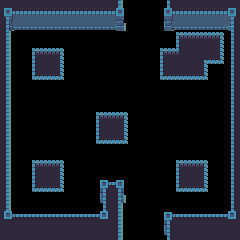

A 2D game scene composited from a Tiled map and its tileset images. What follows is a short description and the map's XML, with every tile layer's data as written:
An orthogonal 15x15 tile map with 16x16 px tiles, 1 tile layer (Tiles) and 16 objects (8x pebbles, 3x statue_b, 2x link, spikes, lever, ...).

<map version="1.0" orientation="orthogonal" width="15" height="15" tilewidth="16" tileheight="16">
 <tileset firstgid="1" name="tiles" tilewidth="16" tileheight="16">
  <image source="../../tilesets/tiles.png" width="96" height="144" />
 </tileset>
 <layer name="Tiles" width="15" height="15">
  <data>
   <tile gid="4" />
   <tile gid="5" />
   <tile gid="5" />
   <tile gid="5" />
   <tile gid="5" />
   <tile gid="5" />
   <tile gid="5" />
   <tile gid="46" />
   <tile gid="0" />
   <tile gid="0" />
   <tile gid="45" />
   <tile gid="5" />
   <tile gid="5" />
   <tile gid="5" />
   <tile gid="6" />
   <tile gid="10" />
   <tile gid="11" />
   <tile gid="11" />
   <tile gid="11" />
   <tile gid="11" />
   <tile gid="11" />
   <tile gid="11" />
   <tile gid="52" />
   <tile gid="0" />
   <tile gid="0" />
   <tile gid="51" />
   <tile gid="11" />
   <tile gid="11" />
   <tile gid="11" />
   <tile gid="12" />
   <tile gid="16" />
   <tile gid="0" />
   <tile gid="0" />
   <tile gid="0" />
   <tile gid="0" />
   <tile gid="0" />
   <tile gid="0" />
   <tile gid="0" />
   <tile gid="0" />
   <tile gid="0" />
   <tile gid="0" />
   <tile gid="1" />
   <tile gid="2" />
   <tile gid="3" />
   <tile gid="18" />
   <tile gid="16" />
   <tile gid="0" />
   <tile gid="1" />
   <tile gid="3" />
   <tile gid="0" />
   <tile gid="0" />
   <tile gid="0" />
   <tile gid="0" />
   <tile gid="0" />
   <tile gid="0" />
   <tile gid="1" />
   <tile gid="26" />
   <tile gid="19" />
   <tile gid="15" />
   <tile gid="18" />
   <tile gid="16" />
   <tile gid="0" />
   <tile gid="13" />
   <tile gid="15" />
   <tile gid="0" />
   <tile gid="0" />
   <tile gid="0" />
   <tile gid="0" />
   <tile gid="0" />
   <tile gid="0" />
   <tile gid="13" />
   <tile gid="14" />
   <tile gid="15" />
   <tile gid="0" />
   <tile gid="18" />
   <tile gid="16" />
   <tile gid="0" />
   <tile gid="0" />
   <tile gid="0" />
   <tile gid="0" />
   <tile gid="0" />
   <tile gid="0" />
   <tile gid="0" />
   <tile gid="0" />
   <tile gid="0" />
   <tile gid="0" />
   <tile gid="0" />
   <tile gid="0" />
   <tile gid="0" />
   <tile gid="18" />
   <tile gid="16" />
   <tile gid="0" />
   <tile gid="0" />
   <tile gid="0" />
   <tile gid="0" />
   <tile gid="0" />
   <tile gid="0" />
   <tile gid="0" />
   <tile gid="0" />
   <tile gid="0" />
   <tile gid="0" />
   <tile gid="0" />
   <tile gid="0" />
   <tile gid="0" />
   <tile gid="18" />
   <tile gid="16" />
   <tile gid="0" />
   <tile gid="0" />
   <tile gid="0" />
   <tile gid="0" />
   <tile gid="0" />
   <tile gid="1" />
   <tile gid="3" />
   <tile gid="0" />
   <tile gid="0" />
   <tile gid="0" />
   <tile gid="0" />
   <tile gid="0" />
   <tile gid="0" />
   <tile gid="18" />
   <tile gid="16" />
   <tile gid="0" />
   <tile gid="0" />
   <tile gid="0" />
   <tile gid="0" />
   <tile gid="0" />
   <tile gid="13" />
   <tile gid="15" />
   <tile gid="0" />
   <tile gid="0" />
   <tile gid="0" />
   <tile gid="0" />
   <tile gid="0" />
   <tile gid="0" />
   <tile gid="18" />
   <tile gid="16" />
   <tile gid="0" />
   <tile gid="0" />
   <tile gid="0" />
   <tile gid="0" />
   <tile gid="0" />
   <tile gid="0" />
   <tile gid="0" />
   <tile gid="0" />
   <tile gid="0" />
   <tile gid="0" />
   <tile gid="0" />
   <tile gid="0" />
   <tile gid="0" />
   <tile gid="18" />
   <tile gid="16" />
   <tile gid="0" />
   <tile gid="1" />
   <tile gid="3" />
   <tile gid="0" />
   <tile gid="0" />
   <tile gid="0" />
   <tile gid="0" />
   <tile gid="0" />
   <tile gid="0" />
   <tile gid="0" />
   <tile gid="1" />
   <tile gid="3" />
   <tile gid="0" />
   <tile gid="18" />
   <tile gid="16" />
   <tile gid="0" />
   <tile gid="13" />
   <tile gid="15" />
   <tile gid="0" />
   <tile gid="0" />
   <tile gid="33" />
   <tile gid="34" />
   <tile gid="0" />
   <tile gid="0" />
   <tile gid="0" />
   <tile gid="13" />
   <tile gid="15" />
   <tile gid="0" />
   <tile gid="18" />
   <tile gid="16" />
   <tile gid="0" />
   <tile gid="0" />
   <tile gid="0" />
   <tile gid="0" />
   <tile gid="0" />
   <tile gid="39" />
   <tile gid="40" />
   <tile gid="0" />
   <tile gid="0" />
   <tile gid="0" />
   <tile gid="0" />
   <tile gid="0" />
   <tile gid="0" />
   <tile gid="18" />
   <tile gid="22" />
   <tile gid="23" />
   <tile gid="23" />
   <tile gid="23" />
   <tile gid="23" />
   <tile gid="23" />
   <tile gid="24" />
   <tile gid="16" />
   <tile gid="0" />
   <tile gid="0" />
   <tile gid="33" />
   <tile gid="23" />
   <tile gid="23" />
   <tile gid="23" />
   <tile gid="24" />
   <tile gid="8" />
   <tile gid="8" />
   <tile gid="8" />
   <tile gid="8" />
   <tile gid="8" />
   <tile gid="8" />
   <tile gid="8" />
   <tile gid="16" />
   <tile gid="0" />
   <tile gid="0" />
   <tile gid="39" />
   <tile gid="8" />
   <tile gid="8" />
   <tile gid="8" />
   <tile gid="8" />
  </data>
 </layer>
 <objectgroup name="Objects" width="0" height="0">
  <object name="statue_b" x="160" y="112" width="32" height="32" />
  <object name="statue_b" x="32" y="96" width="32" height="32" />
  <object name="statue_b" x="96" y="64" width="32" height="32" />
  <object name="spikes" x="128" y="208" width="32" height="16" />
  <object name="lever" x="80" y="192" width="16" height="16" />
  <object name="golemspawn" x="0" y="48" width="240" height="16" />
  <object name="pebbles" x="80" y="32" width="16" height="16" />
  <object name="pebbles" x="144" y="80" width="16" height="16" />
  <object name="pebbles" x="64" y="64" width="16" height="16" />
  <object name="pebbles" x="16" y="80" width="16" height="16" />
  <object name="pebbles" x="128" y="48" width="16" height="16" />
  <object name="pebbles" x="64" y="144" width="16" height="16" />
  <object name="pebbles" x="16" y="144" width="16" height="16" />
  <object name="pebbles" x="208" y="112" width="16" height="16" />
  <object name="link" x="128" y="0" width="32" height="16" />
  <object name="link" x="128" y="224" width="32" height="16" />
 </objectgroup>
</map>